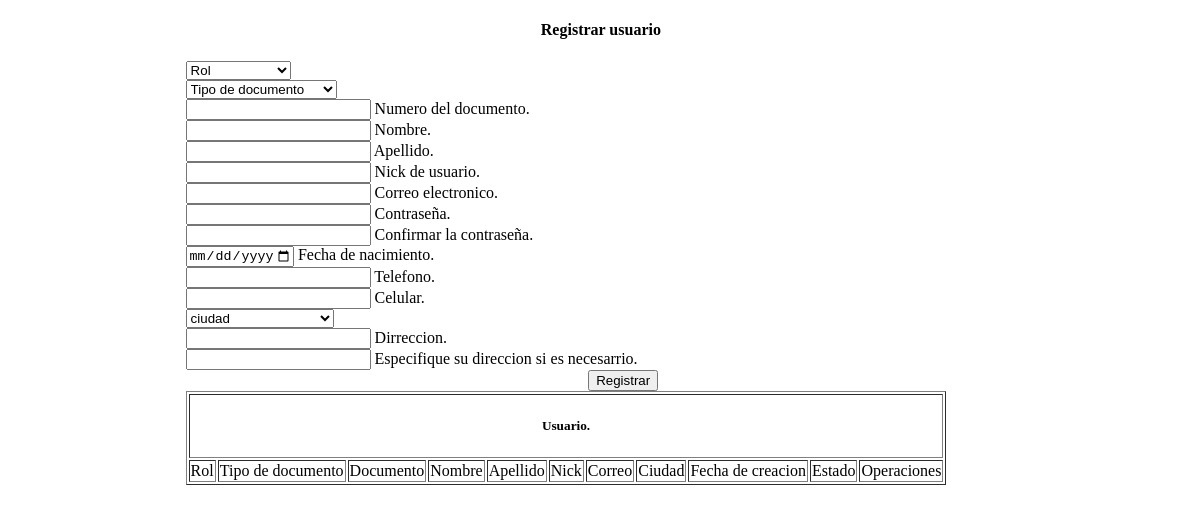
The page /Views/admin_usuario.php on the database as committed earlier.
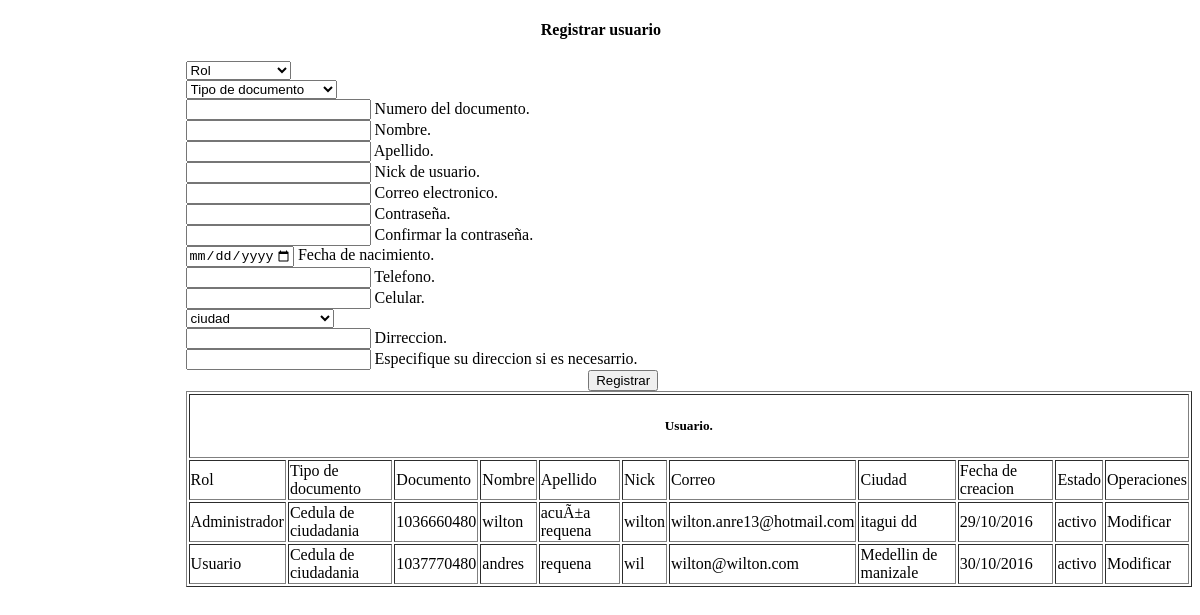
The same page on the database as committed later.
### tables this page shows
CREATE TABLE `tbl_usuario` (
  `usu_cod` int(11) NOT NULL,
  `cod_rol` int(11) NOT NULL,
  `tipo_cod` int(11) NOT NULL,
  `usu_num_docum` varchar(20) NOT NULL,
  `usu_nom` varchar(80) NOT NULL,
  `usu_apell` varchar(80) NOT NULL,
  `usu_nick` varchar(50) NOT NULL,
  `usu_mail` varchar(100) NOT NULL,
  `usu_pass` varchar(250) NOT NULL,
  `usu_naci` varchar(10) NOT NULL,
  `photo` varchar(255) DEFAULT NULL,
  `usu_tel` int(11) NOT NULL,
  `usu_cel` int(11) NOT NULL,
  `ciu_cod` int(11) NOT NULL,
  `usu_dir` varchar(100) NOT NULL,
  `usu_esp_vive` varchar(250) DEFAULT NULL,
  `usu_fech` varchar(10) NOT NULL,
  `usu_estado` varchar(10) NOT NULL,
  `usu_keypass` varchar(50) NOT NULL,
  `usu_newpass` varchar(50) NOT NULL
);

CREATE TABLE `tbl_rol` (
  `cod_rol` int(11) NOT NULL,
  `nombre` varchar(15) NOT NULL
);

CREATE TABLE `tbl_tipodocumento` (
  `tipo_cod` int(11) NOT NULL,
  `tipo_documento` varchar(25) NOT NULL
);

CREATE TABLE `tbl_ciudad` (
  `ciu_cod` int(11) NOT NULL,
  `pais_cod` int(11) NOT NULL,
  `ciu_nom` varchar(70) NOT NULL
);

### Model/usuario.class.php (called while the page is built, shortened)
<?php
  class usuario{
  public static function mostrarusuario(){
    $pdo = ConexionBD::AbrirBD();
    $pdo->setAttribute(PDO::ATTR_ERRMODE,PDO::ERRMODE_EXCEPTION);
    $sql="select tbl_usuario.usu_cod, tbl_usuario.usu_num_docum, tbl_usuario.usu_nom, tbl_usuario.usu_apell, tbl_usuario.usu_nick,tbl_usuario.usu_mail, tbl_usuario.usu_pass, tbl_usuario.usu_naci, tbl_usuario.usu_tel, tbl_usuario.usu_cel, tbl_usuario.usu_dir,tbl_usuario.usu_fech, tbl_usuario.usu_estado, tbl_tipodocumento.tipo_documento, tbl_ciudad.ciu_nom, tbl_rol.nombre
            from tbl_usuario
            inner join tbl_tipodocumento
            on tbl_usuario.tipo_cod = tbl_tipodocumento.tipo_cod
            inner join tbl_ciudad
            on tbl_usuario.ciu_cod = tbl_ciudad.ciu_cod
            inner join tbl_rol
            on tbl_usuario.cod_rol = tbl_rol.cod_rol";
    $query= $pdo->prepare($sql);
    $query->execute();
    $result= $query->fetchALL(PDO::FETCH_BOTH);
    return $result;
  }
}
 ?>

### Views/admin_usuario.php (the view, shortened to what the changed rows need)
<?php
  require_once("../Model/usuario.class.php");
 ?>
<!DOCTYPE html>
<html>
	<head>
	</head>
	<body>
	</body>
</html>
<div style="margin-left:15%;" class="consultarusuario">
  <?php include('consultar_usuarios.php') ?>
</div>
<!DOCTYPE html>
<html>
  <head>
  </head>
  <body>
  </body>
</html>

### Views/consultar_usuarios.php (shortened to what the changed rows need)
<?php
  require_once("../Model/usuario.class.php");
  $usuario = usuario::mostrarusuario();
 ?>
<!DOCTYPE html>
<html>
  <head>
  </head>
  <body>
    <div class="tablausuario">
      <section>
        <table border="1px">
          <thead>
            <th colspan="16"><center><h5>Usuario.</h5></center></th>
            <tr>
              <td>Rol</td>
              <td>Tipo de documento</td>
              <td>Documento</td>
              <td>Nombre</td>
              <td>Apellido</td>
              <td>Nick</td>
              <td>Correo</td>
              <td>Ciudad</td>
              <td>Fecha de creacion</td>
              <td>Estado</td>
              <td>Operaciones</td>
            </tr>
          </thead>
          <tbody>
               <?php foreach ($usuario as $bn): ?>
                 <tr>
                   <td><?php echo $bn['nombre']; ?></td>
                   <td><?php echo $bn['tipo_documento']; ?></td>
                   <td><?php echo $bn['usu_num_docum'];  ?></td>
                   <td><?php echo $bn['usu_nom'];        ?></td>
                   <td><?php echo $bn['usu_apell'];      ?></td>
                   <td><?php echo $bn['usu_nick'];       ?></td>
                   <td><?php echo $bn['usu_mail'];       ?></td>
                   <td><?php echo $bn['ciu_nom'];        ?></td>
                   <td><?php echo $bn['usu_fech'];       ?></td>
                   <td><?php echo $bn['usu_estado'];     ?></td>
                   <td>
                      <span style="cursor:pointer;" onclick="valida3(<?php echo $bn["usu_cod"]; ?>)">Modificar</span>
                   </td>
                 </tr>
              <?php endforeach ?>
          </tbody>
        </table>
      </section>
    </div>
  </body>
</html>

Rows that differ between the two databases and show on the page:
added tbl_usuario: cod_rol.nombre "Administrador", tipo_cod.tipo_documento "Cedula de ciudadania", usu_num_docum "1036660480", usu_nom "wilton", usu_apell "acuÃ±a requena", usu_nick "wilton", usu_mail "wilton.anre13@hotmail.com", ciu_cod.ciu_nom "itagui dd", usu_fech "29/10/2016", usu_estado "activo"
added tbl_usuario: cod_rol.nombre "Usuario", tipo_cod.tipo_documento "Cedula de ciudadania", usu_num_docum "1037770480", usu_nom "andres", usu_apell "requena", usu_nick "wil", usu_mail "wilton@wilton.com", ciu_cod.ciu_nom "Medellin de manizale", usu_fech "30/10/2016", usu_estado "activo"
